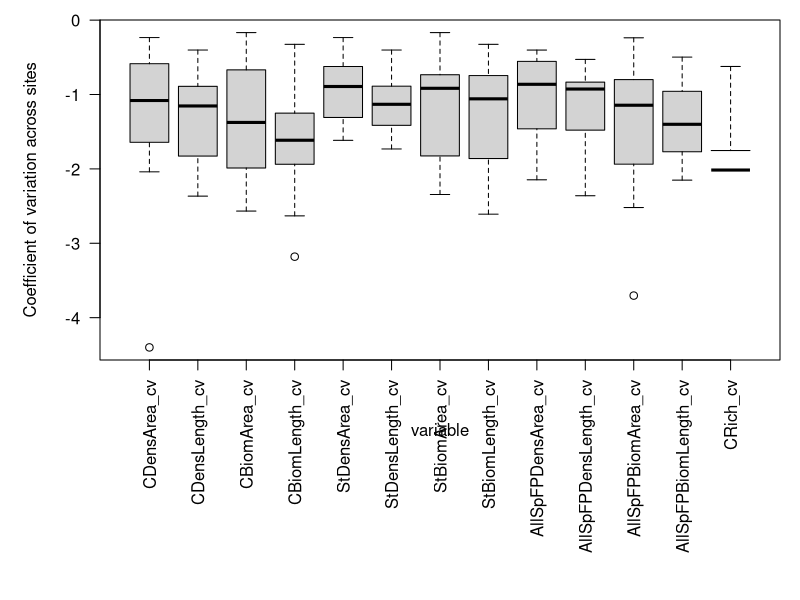
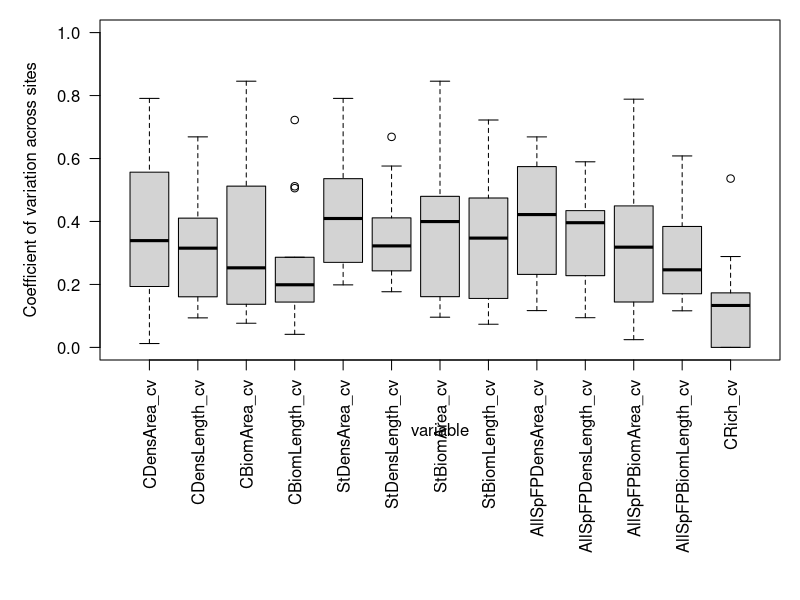
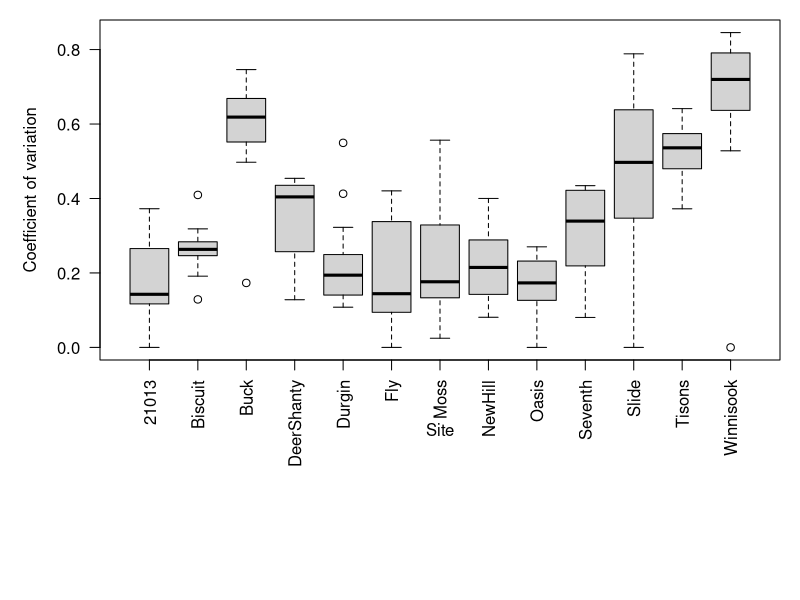
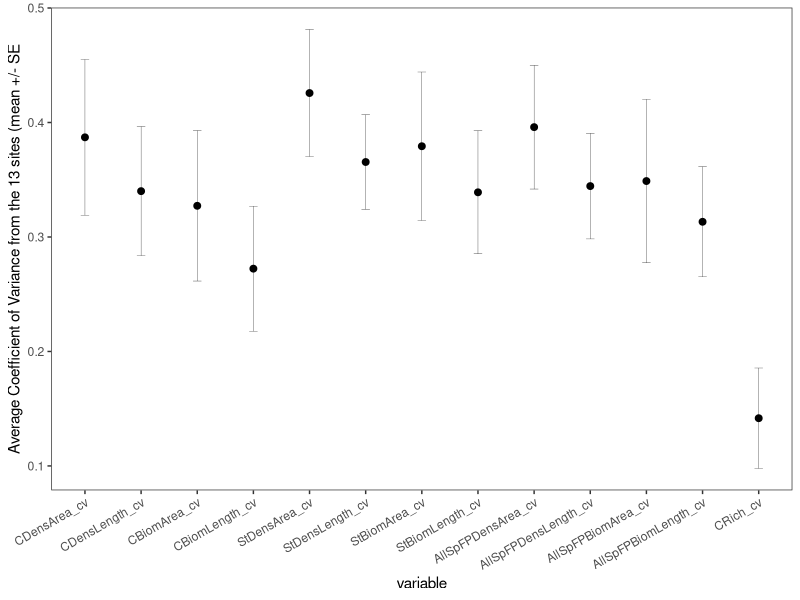
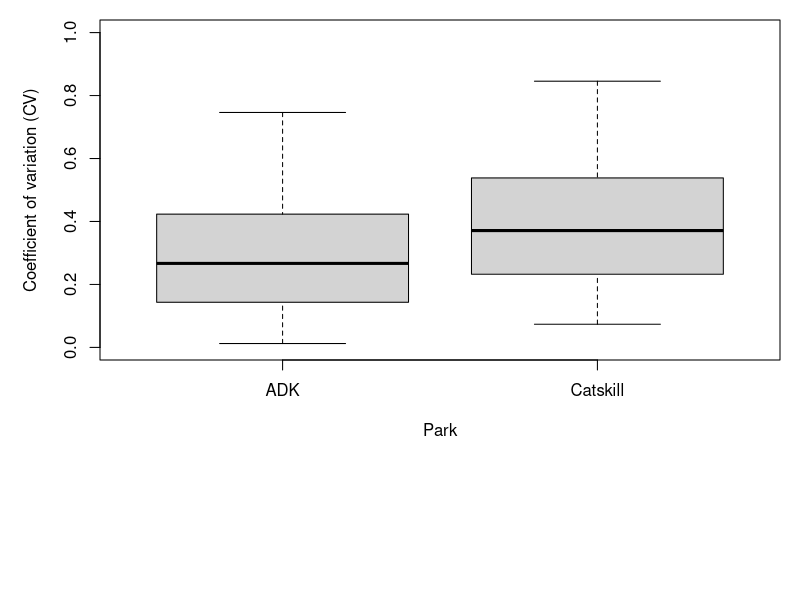
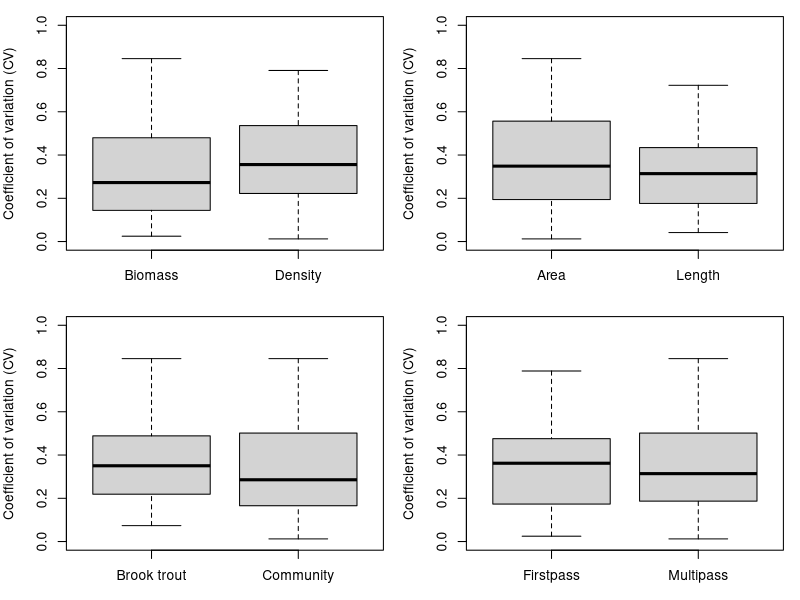

Source code (R) for these figures, in order: (Note: this script raises an error after producing the figures.)
# Required packages -----

# The following packages must be installed before
# this script can be run:
libraries = c(
  'akima',
  'ggplot2',
  'lme4',
  'lmerTest',
  'plyr',
  'reshape',
  'nlme'
  )

lapply(libraries, require, character.only = TRUE)

# Function declaration -----
# . summarySE -----
# This code was adapted from SG's Honnedaga Inverts graphing script
# Helper function from http://www.cookbook-r.com/Graphs/Plotting_means_and_error_bars_(ggplot2)/
# to produce summary stats (including SEs) for the dataset
  summarySE <- function(data=NULL,
                        measurevar,
                        groupvars=NULL,
                        na.rm=FALSE,
                        conf.interval=.95,
                        .drop=TRUE) {
    
    # New version of length which can handle NA's:
    # if na.rm==T, don't count them
    length2 <- function (x, na.rm=FALSE) {
      if (na.rm) sum(!is.na(x))
      else       length(x)
    }
    
    # This does the summary. For each group's
    # data frame, return a vector with
    # N, mean, and sd
    datac <- plyr::ddply(.data = data,
                         .variables = groupvars,
                         .drop=.drop,
                         .fun = function(xx, col) {
                           c(N    = length2(xx[[col]], na.rm=na.rm),
                             mean = mean   (xx[[col]], na.rm=na.rm),
                             sd   = sd     (xx[[col]], na.rm=na.rm)
                           )
                         },
                         measurevar
          )
    
    # Rename the "mean" column    
      datac <- rename(datac, c("mean" = measurevar))
    # Calculate standard error of the mean
    datac$se <- datac$sd / sqrt(datac$N)  
    
    # Confidence interval multiplier for standard error
    # Calculate t-statistic for confidence interval: 
    # e.g., if conf.interval is .95, use .975 (above/below), and use df=N-1
      ciMult <- qt(conf.interval/2 + .5, datac$N-1)
      datac$ci <- datac$se * ciMult
    
    return(datac)
  }


# Data prep -----

# ** STOP **
# Set a working directory if not in an R project or
# if you haven't set one yet.
  #setwd("C:/NYBackup/Fish/Neversink&ADK_TempVariability_2016")


# . Data manipulation -----
# Read in the data
  streamdata <- read.csv("TempVarDataForR_3-1-18.csv")

# Tabulate number of samples from each site
  table(streamdata$Site)

# Create new variables with shorter names
# Make a list of column names to replace
  oldnames <- c(
                'Community.density..No.0.1ha..by.area',
                'Community.biomass..g.0.1ha..by.area',
                'ST.Density..No.0.1.ha..by.area',
                'ST.Biomass..g.0.1.ha..by.area',
                'First.Pass.All.Species.density..No.0.1ha..by.area',
                'First.Pass.All.Species.Biomass..g.0.1ha..by.area',
                'Community.density..No..100.m..by.length',
                'Community.biomass..g.100.m..by.length',
                'brook.trout.Density..No.100m..by.length',
                'brook.trout.Biomass..g.100m..by.length',
                'First.Pass.All.Species.density..No.100m..by.length',
                'First.Pass.All.Species.Biomass..g.100.m..by.length',
                'Community.richness'
                )
  
# Make a list of names to use as newnamess
  newnames <- c(
                  'CDensArea',
                  'CBiomArea',
                  'StDensArea',
                  'StBiomArea',
                  'AllSpFPDensArea',
                  'AllSpFPBiomArea',
                  'CDensLength',
                  'CBiomLength',
                  'StDensLength',
                  'StBiomLength',
                  'AllSpFPDensLength',
                  'AllSpFPBiomLength',
                  'CRich'
                  )
  
  
# Replace the long column names with the shorter version
  names(streamdata)[names(streamdata) %in% oldnames] <- newnames

# Make a new dataframe with just the first few columns and the 
# columns that got new names
  TempVar <- 
    data.frame(
      streamdata[ , c(1:3,
                      which(names(streamdata) %in% newnames)
                      )])
  
  
# . Summary statistics -----
# Use the summarySE function sourced in 'functions.R' to 
# calculate standard deviation, standard error of the mean,
# and a (default 95%) confidence interval

# Pre-allocate memory
  out = vector(mode='list', length = ncol(TempVar)-3)
  
# Loop through the desired columns and put results in list
  for(i in 4:ncol(TempVar)){
    
    # Set up a temporary dataframe to pass to summarySE
      var <- TempVar[ , c(2:3, i)]
    
    # Calculate summary stats for the selected variable
      mids <-  summarySE(
               var, 
               assign('measurevar', names(var)[3]),
               groupvars = c('Site') 
               )

    # Assign name to list element based on the variable of interest
      names(out)[i-3] <- paste('Sum_', names(TempVar)[i])
    
    # Save the dataframe to the corresponding list element
      out[[i-3]] <- mids
      
    # Give the dataframe some names
      names(out[[i-3]]) <- c('Site', 'N', names(mids)[3],
                             paste0(
                               names(var)[3], 
                               '_',
                               names(mids)[4:ncol(mids)]
                             ))
  } # i

# Calculate the coefficient of variation (cv) for each dataframe in the list
# and add it as a column. Probably a better way to do this with
# mapply or lapply functions
  for(i in 1:length(out)){
    out[[i]]$cv = out[[i]][,4]/out[[i]][,3]
    names(out[[i]])[names(out[[i]])=='cv'] <- paste0(
      names(out[[i]])[3],
      '_cv'
    )
  }

# Merge all dataframes in list through a
# series of left joins on 'Site' and 'N' 
### DSS: can't figure out how to do this without
### loading dplyr here.
  library(dplyr)
  comps = out %>% Reduce(
    function(dtf1,dtf2) left_join(dtf1, dtf2,by=c("Site", "N")), .
    )
  detach("package:dplyr", unload=TRUE)

# Extract CVs for each metric with Site
  CVshort_unorg = comps[ , c(1, grep('_cv', names(comps)))]
  
# Reorder columns to produce a more interpretable graph (and to compare to graph I made with original script to see if new script had errors)  
  CVshort <- CVshort_unorg[c(1, 2, 8, 3, 9, 4, 10, 5, 11, 6, 12, 7, 13, 14)]
  
# . Data screening -----  
# Restructure data to long form for 
# graphing (put all data in one column)
  CVs <- reshape::melt(CVshort, id=c("Site"))

# Boxplot showing log-transformed CVs by metric across sites
  par(mar=c(12,5,1,1))
  boxplot(log(value) ~ variable,
          data = CVs,
          ylab = "Coefficient of variation across sites", las=2)

  # Boxplot showing untransformed CVs by metric across sites
    par(mar=c(12,5,1,1))
    boxplot(value ~ variable,
            data = CVs, ylim=c(0,1),
            ylab = "Coefficient of variation across sites", las=2)  
    
  # Boxplot showing CVs by site across metrics
    boxplot(value ~ Site,
            data = CVs,
            ylab = "Coefficient of variation", las=2)
  
# Produces summary statistics for the CVs for each metric 
# across sites
  Sum_CVs <- summarySE(CVs,
                       measurevar="value",
                       groupvars=c("variable"))

# Plot of mean CV (+/- 1SE) for each metric across sites
  ggplot2::ggplot(
    Sum_CVs,aes(x=variable, y=value)) +
    geom_errorbar(aes(ymin=value-se, ymax=value+se),
                  width=.15, size=0.1) + 
    geom_point(size=2) + 
    ylab("Average Coefficient of Variance from the 13 sites (mean +/- SE") +
    theme_bw() + 
    theme(panel.grid.major = element_blank(),
          panel.grid.minor = element_blank(), #remove gridlines
          axis.text.x = element_text(angle = 30, hjust = 1)) #rotate text angle

  
# Mixed model to analyze CV -----
# . Data read and screening -----
  # Read in new CSV file with 4 factor columns added to
  # the exported file above, note that this file excludes richness
  CVs_Cat <- read.csv("CVs_categories_3-2-18.csv")
  
  #Add column for "Park" to denote an Adirondack or Catskill site - will be useful later for diagnostics
  CVs_Cat$Park <- c('ADK', 'Catskill', 'ADK', 'Catskill', 'ADK', 'ADK', 'ADK', 'Catskill', 'Catskill', 'ADK', 'Catskill','Catskill','Catskill')
  
  #Create a boxplot to show how CV differs between Adirondack and Catskill sites
  boxplot(CV ~ Park, data = CVs_Cat, ylim=c(0,1), ylab = "Coefficient of variation (CV)")

  #Create series of boxplots looking at CVs across the 4 factors
  par(mfrow = c(2, 2), mar = c(3, 4, 1, 1))
  boxplot(CV ~ DensBiom,data = CVs_Cat, ylim=c(0,1), ylab = "Coefficient of variation (CV)")
  boxplot(CV ~ LengthArea,data = CVs_Cat, ylim=c(0,1), ylab = "Coefficient of variation (CV)")
  boxplot(CV ~ CommunitySt,data = CVs_Cat, ylim=c(0,1), ylab = "Coefficient of variation (CV)")
  boxplot(CV ~ MultipassFirstPass,data = CVs_Cat, ylim=c(0,1), ylab = "Coefficient of variation (CV)")
  

# . Model -----  
# Mixed model to assess the effect of 4 factors (types of metrics) on CV
  M1 <- lme(CV ~ DensBiom + LengthArea + CommunitySt + MultipassFirstPass,
            random =~ 1 | Site, data=CVs_Cat)
  summary(M1)
  
  # Histogram of residuals to look for non-normality.
    hist(E1)
  
  # Plot residuals versus fitted values to look for heterogeniety (cone shape)
    E1 <- resid(M1, type = "n")
    F1 <- fitted(M1)
    par(mfrow = c(1, 1), mar = c(5, 5, 2, 2), cex.lab = 1.5)
    plot(x = F1, 
         y = E1, 
         xlab = "Fitted values", 
         ylab = "Residuals")
    abline(h = 0, lty = 2, col = 1)
  
  # Plot residuals by site, if we had individual boxes way above or below mean 
  # we would have a problem. If all similar then it means the random effect did its job
    par(mfrow = c(1, 1), mar = c(5, 5, 2, 2), cex.lab = 1.5)
    boxplot(E1 ~ Site, data = CVs_Cat, las=2)
    abline(h = 0)
  
  # Plot residuals by ADKs or Catskills.
    par(mfrow = c(1, 1), mar = c(5, 5, 2, 2), cex.lab = 1.5)
    boxplot(E1 ~ Park, data = CVs_Cat, las=2)
    abline(h = 0)
    
    
    
# Power analysis -----
# . Descriptive statistics for observed data -----
    
# Define metric of interest and save to var    
  var='CBiomLength'

# Create a new column in the TempVar df to hold the metric
# of interest. This "new" column can be used responsively
# in the data summary below
  TempVar$var = TempVar[[var]]
    
# Summarize sampling means and sds for each factor level
# of interest on the log scale. We use the log scale here
# to avoid simulating negative values for positive-
# definitive metrics. **NOTE**: Need to see if we can make this one
# responsive, so we just need to specify the variable at the
# start of the script.
  sites = ddply(TempVar,
                'Site',
                summarize,
                mu = mean(log(var)),
                sd = sd(log(var))
                )

# Set aside the site and column of interest in a new
# dataframe that also contains the baseline vs future
# grouping variable.
  obs = data.frame(TempVar[ , c('Site', 'var')],
                   group=0
                   )  
  
# Calculate grand mean and sd in case it is needed later on
  grand = c(mean(log(TempVar$var)), sd(log(TempVar$var)))
  
  
# . Simulation settings & inputs -----
# Decide which sample sizes to work with for each site during
# future sampling
  n = seq(1, 100, 5)
  
# Decide which effect size you are interested in as a percent
# difference in estimated means between baseline and future sample
  delta = c(0.05, 0.10, 0.15, 0.20, 0.25, 0.30)
### Potential bug with the seq fxn. When I try to define
### delta as seq(0, 0.30, 0.05), R cannot see that some
### of the elements are equal to 0.15 (all other values 
### are totally fine). This behavior carries through for
### any object created from the original, as well!
  
# Number of runs for the simulation
  nruns = 1000
    
  
# . Memory pre-allocation for simulation output -----   
# Vector to hold sample sizes used for each run
  N = vector(mode='numeric', length=nruns)    
  
# Vector to effect size
  d = vector(mode='numeric', length=nruns)  
  
# Vector to hold p-values from lmer
  p = vector(mode='numeric', length=nruns)   
    
    
# . Simulation ----- 
# Set up a progress bar
  pb <- txtProgressBar(min = 0, max = nruns, style=3, char="><> ")

# Run the simulation
  for(i in 1:nruns){  
  
  # Choose sample size
    simN = sample(n, 1, replace=TRUE)
    
  # Choose effect size (difference you want to detect) based on
  # values of delta
    eff = sample(delta, 1, replace=TRUE)
    
  # Pre-allocate memory for output
    # List to hold random samples
      samps = vector(mode='list', length=length(unique(sites$Site)))
      names(samps) = unique(sites$Site)

  # Randomly sample response based on groups, and add in the 
  # difference between sampling periods. These data will 
  # represent a sample in the future, and will be compared to 
  # the data collected 2012-2017. The direction of the change
  # is irrelevant to the power analysis, but in this case we
  # expect the response to increase due to recovery from 
  # acidification. We sample from a log normal to avoid 
  # drawing negative values from a positive definitive variable.
    for(t in 1:length(samps)){
      samps[[t]] = rlnorm(simN, mean=(sites$mu[t]), sd=sites$sd[t]) + eff*(exp(sites$mu[t])) 
    }
  
  # Make a dataframe holding sites and simulated response
    # Compile samples
      prep = do.call(rbind, samps)
      
    # Convert to long form for lmer and add a group var
      molten = data.frame(melt(prep)[ , c(1,3)], group=1)
      names(molten) = names(obs)
      
  # Sanity check to make sure the simulated data (boxes) line
  # up with our observed means. To use this code, you need to
  # change the value of delta to 0 or understand that the
  # blue dots should be delta% different than the median line
  # in the boxplots on average.
    # boxplot(var~Site, data=molten)
    # points(exp(sites$mu), pch=21, col='blue', bg='blue')
  
  # Combine the simulated data with the observed data
    combo = rbind(obs, molten)
      
  # Fit a linear mixed model to test for differences between
  # the baseline data (2012-2017) compared to future data
    test = lmer(var~group+(1|Site), data=combo)
    
  # Store the p-value for the group effect to see if the 
  # sample resulted in rejection of the null hypothesis that
  # there is no difference between sampling periods assuming
  # a Type-I error rate (alpha) of 0.05
    p[i] = c(summary(test)$coefficients["group", "Pr(>|t|)"])
    
  # Fill in any of the objects that haven't been filled in above
    N[i] = simN
    d[i] = eff
    
  # System time out for progress bar update
    Sys.sleep(0.0001)
    setTxtProgressBar(pb, i)
    
  }    
  
# Close the progress meter
  close(pb)


# . Results -----   
# Gather results into a single dataframe
  res = data.frame(N, d, p)
  
# Create an indicator for whether or not null hypothesis
# was rejected. Initialize with a zero, replace successes
# with a 1
  res$ind = 0
  res$ind[res$p<0.05] = 1
  
# Create another column that can be used to count the number
# of reps for each combination of N and d. Initialize to one so 
# we can sum them up.
  res$totes = 1
 
# Calculate the percent of tests that resulted in a successful
# rejection for each combination of N and d
  outs = ddply(res,
               c('N', 'd'),
               summarize,
               success=sum(ind)/sum(totes)
               )
  
# Contour plot of p-value by N and delta
  # Now, we will make a new dataframe that will retain three
  # columns from our data.
  	persp.test = data.frame(x=res$N,	y=res$d,	z=res$p)

  # Order the data frame
  	persp.test = persp.test[with(persp.test, order(x, y)), ]

  # Interpolate z across x and y
  	im = with(persp.test,
  	          interp(x, y, z, duplicate='mean', nx=50, ny=50)
  	          )

  # Make the contour plot
      par(mar=c(5, 5.2, 1, 10))
    # filled.contour is the function that actually makes the contour plot
  	  filled.contour(
  	    im$x,                                 # The variable to be displayed on the x-axis
  	    im$y,                                 # The variable to be displayed on the y-axis
  	    im$z,                                 # The response variable you wish to plot
  	    levels=seq(0,.5,.05),
  	    col=rev(grey.colors(11)),             # Could also choose 'terrain.colors' or 'topo.colors'. If you want the ramp to go the other way, just delete the 'rev'. Note that you will need to change the 20 in parentheses to match the number of levels that you actually have or want to display.
  	    main = '',                            # I don't like in-figure titles. You can add one, though. You will, however, need to change the 'mar' argument in the call to par above.
  	    ylim=c(min(im$y), max(im$y)),         # Set max and min of y-axis to your data range
  	    xlim=c(min(im$x), max(im$x)),         # Set max and min of x-axis to your data range
  	    xlab="Number of samples",             # Change the words in the quotes to change the x-axis label
  	    cex.lab=1.5,                          # This makes the labels 1.5x larger than default
  	    plot.axes = {                         # This argument tells R to print the axes, but increas the size
  	      contour(                            # This is the line that adds the contour lines
  	        im$x,                             # The variable to be displayed on the x-axis
  	        im$y,                             # The variable to be displayed on the y-axis
  	        im$z,                             # The response variable you wish to plot
  	        levels=seq(0,.5,.05),             # This number needs to match the one in 'col' on line 102
  	        drawlabels = FALSE,               # The labels are really ugly
  	        col = c(rep(rgb(0,0,0, alpha=0.05), 1),
  	                'black', rep(rgb(0,0,0, alpha=0), 10)),
  	        lwd = c(1,2,rep(1, 10)),
  	        lty = c(1,2,rep(1, 10)),
  	        add = TRUE                        # Add the lines to the current plot
  	      );                                  # Close the call to the contour line function
  	      axis(1, cex.axis=1.25);             # X axis tick marks & tick labels
  	      axis(2, cex.axis=1.25)              # Y axis tick marks & tick labels
  	    }                                     # Close the argument plot.axes
  	  )                                       # Close the call to filled.contour
  	# Finally, add a label for the y-axis
      mtext(side = 2, "Effect size", line=4, cex.lab=1.5, cex=1.5)
      mtext(side=4, "P-value",
            line=7.5, cex=1.25)  
      
# Contour plot of power by N and delta
  # Now, we will make a new dataframe that will retain three
  # columns from our data.
  	persp.test = data.frame(x=outs$N,	y=outs$d,	z=outs$success)

  # Order the data frame
  	persp.test = persp.test[with(persp.test, order(x, y)), ]

  # Interpolate z across x and y
  	im = with(persp.test,
  	          interp(x, y, z, duplicate='mean', nx=10, ny=10)
  	          )

  # Make the contour plot
      par(mar=c(5, 5.2, 1, 10))
    # filled.contour is the function that actually makes the contour plot
  	  filled.contour(
  	    im$x,                                 # The variable to be displayed on the x-axis
  	    im$y,                                 # The variable to be displayed on the y-axis
  	    im$z,                                 # The response variable you wish to plot
  	    levels=seq(0,1,.05),
  	    col=rev(gray.colors(21)),             # Could also choose 'terrain.colors' or 'topo.colors'. If you want the ramp to go the other way, just delete the 'rev'. Note that you will need to change the 20 in parentheses to match the number of levels that you actually have or want to display.
  	    main = '',                            # I don't like in-figure titles. You can add one, though. You will, however, need to change the 'mar' argument in the call to par above.
  	    ylim=c(min(im$y), max(im$y)),         # Set max and min of y-axis to your data range
  	    xlim=c(min(im$x), max(im$x)),         # Set max and min of x-axis to your data range
  	    xlab="Number of samples",             # Change the words in the quotes to change the x-axis label
  	    cex.lab=1.5,                          # This makes the labels 1.5x larger than default
  	    plot.axes = {                         # This argument tells R to print the axes, but increas the size
  	      contour(                            # This is the line that adds the contour lines
  	        im$x,                             # The variable to be displayed on the x-axis
  	        im$y,                             # The variable to be displayed on the y-axis
  	        im$z,                             # The response variable you wish to plot
  	        levels=seq(0,1,.05),              # This number needs to match the one in 'col' on line 102
  	        drawlabels = FALSE,               # The labels are really ugly
  	        col = c(rep(rgb(0,0,0, alpha=0.05), 16),'black', rep(rgb(0,0,0, alpha=0), 10)),
  	        lwd = c(rep(1, 16),2,rep(1, 10)),
  	        lty = c(rep(1, 16),2,rep(1, 10)),
  	        add = TRUE                        # Add the lines to the current plot
  	      );                                  # Close the call to the contour line function
  	      axis(1, cex.axis=1.25);             # X axis tick marks & tick labels
  	      axis(2, cex.axis=1.25)              # Y axis tick marks & tick labels
  	    }                                     # Close the argument plot.axes
  	  )                                       # Close the call to filled.contour
  	# Finally, add a label for the y-axis
      mtext(side = 2, "Effect size", line=4, cex.lab=1.5, cex=1.5)
      mtext(side=4, expression(paste("Power (1 - ", beta, ")")),
            line=8, cex=1.25)        
      
